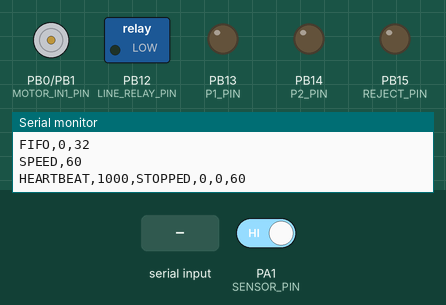
Simulated run of this sketch. Board: STM32 Blue Pill. On the bench: motor-driver pin pairs drawn as motors (green arrow = first pin HIGH = forward, orange = second pin HIGH = backward, longer = more drive, scaled by the enable pin), switched loads named in the sketch (green lamp = pin HIGH), output pins drawn as LEDs (lit = HIGH), the last lines printed to the serial monitor. The inputs (shaded band) are chosen by the test bench; at power-on: PA1 (SENSOR_PIN) HIGH.

Above: at 1.3 s.
1.4 s: "START\n" received over Serial
At 2.5 s:
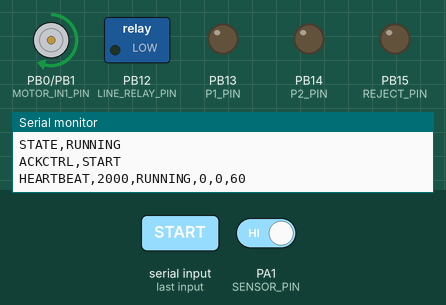
4.4 s: "STOP\n" received over Serial
At 4.8 s:
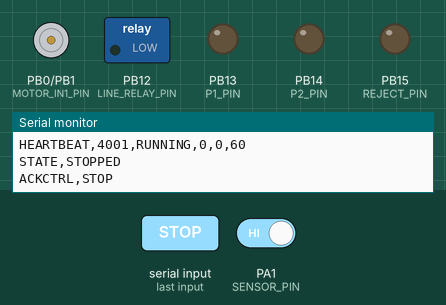
Timing chart, 0 to 7.4 s (numbered marks = the images above; inputs shaded):
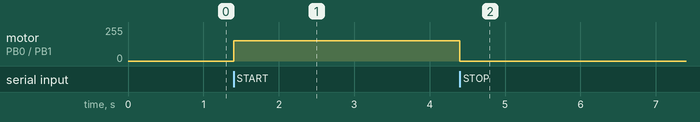

The sketch:

mcu_fifo_example.ino
```cpp
// Firmware tham khảo cho STM32F103 (Arduino STM32 core).
// Đổi chân theo PCB thật. Thử bằng LED và ngắt nguồn khí nén trước khi đấu van.

#include <Arduino.h>

const uint32_t SERIAL_BAUD = 115200;

// Sơ đồ chân gợi ý cho Blue Pill STM32F103C8T6.
const uint32_t SENSOR_PIN = PA1;       // Cảm biến hồng ngoại, active LOW
const uint32_t MOTOR_PWM_PIN = PA0;    // ENA L298N, chân có PWM
const uint32_t MOTOR_IN1_PIN = PB0;
const uint32_t MOTOR_IN2_PIN = PB1;
const uint32_t LINE_RELAY_PIN = PB12;  // Relay cấp phép van/khí nén
const uint32_t P1_PIN = PB13;
const uint32_t P2_PIN = PB14;
const uint32_t REJECT_PIN = PB15;

const uint32_t PISTON_PULSE_MS = 250;
const uint32_t HEARTBEAT_MS = 1000;
const uint32_t SENSOR_DEBOUNCE_MS = 60;
const uint8_t QUEUE_CAPACITY = 32;
const uint8_t DEFAULT_SPEED_PERCENT = 60;

struct Job {
  uint32_t eventId;
  char route[16];
  // Nội dung QR UTF-8 được PC mã hóa Base64 URL-safe, tối đa 72 byte gốc.
  char qrBase64[97];
};

Job jobs[QUEUE_CAPACITY];
uint8_t queueHead = 0;
uint8_t queueTail = 0;
uint8_t queueCount = 0;

uint32_t recentIds[QUEUE_CAPACITY] = {0};
uint8_t recentIndex = 0;

char inputLine[192];
uint16_t inputLength = 0;
bool systemRunning = false;
bool previousSensorState = HIGH;
bool rawSensorState = HIGH;
uint32_t sensorChangedAt = 0;
uint8_t motorSpeedPercent = DEFAULT_SPEED_PERCENT;

int activePistonPin = -1;
uint32_t activeEventId = 0;
uint32_t pistonOffAt = 0;
uint32_t lastHeartbeatAt = 0;

void sendState() {
  Serial.print("STATE,");
  Serial.println(systemRunning ? "RUNNING" : "STOPPED");
}

void sendSensor() {
  Serial.print("SENSOR,");
  Serial.println(previousSensorState == LOW ? 1 : 0);
}

void sendFifo() {
  Serial.print("FIFO,");
  Serial.print(queueCount);
  Serial.print(',');
  Serial.println(QUEUE_CAPACITY);
}

void sendSpeed() {
  Serial.print("SPEED,");
  Serial.println(motorSpeedPercent);
}

void sendStatus(const char *status, uint32_t eventId) {
  Serial.print(status);
  Serial.print(',');
  Serial.println(eventId);
}

void applyMotor() {
  if (!systemRunning || motorSpeedPercent == 0) {
    analogWrite(MOTOR_PWM_PIN, 0);
    digitalWrite(MOTOR_IN1_PIN, LOW);
    digitalWrite(MOTOR_IN2_PIN, LOW);
    return;
  }
  digitalWrite(MOTOR_IN1_PIN, HIGH);
  digitalWrite(MOTOR_IN2_PIN, LOW);
  analogWrite(MOTOR_PWM_PIN, map(motorSpeedPercent, 0, 100, 0, 255));
}

void allActuatorsOff() {
  digitalWrite(P1_PIN, LOW);
  digitalWrite(P2_PIN, LOW);
  digitalWrite(REJECT_PIN, LOW);
  digitalWrite(LINE_RELAY_PIN, LOW);
  activePistonPin = -1;
  activeEventId = 0;
}

bool wasSeen(uint32_t eventId) {
  for (uint8_t i = 0; i < QUEUE_CAPACITY; i++) {
    if (recentIds[i] == eventId) return true;
  }
  return false;
}

void rememberId(uint32_t eventId) {
  recentIds[recentIndex] = eventId;
  recentIndex = (recentIndex + 1) % QUEUE_CAPACITY;
}

bool enqueueJob(uint32_t eventId, const char *route, const char *qrBase64) {
  if (queueCount >= QUEUE_CAPACITY) return false;
  Job &job = jobs[queueTail];
  job.eventId = eventId;
  strncpy(job.route, route, sizeof(job.route) - 1);
  job.route[sizeof(job.route) - 1] = '\0';
  strncpy(job.qrBase64, qrBase64, sizeof(job.qrBase64) - 1);
  job.qrBase64[sizeof(job.qrBase64) - 1] = '\0';
  queueTail = (queueTail + 1) % QUEUE_CAPACITY;
  queueCount++;
  return true;
}

bool dequeueJob(Job &job) {
  if (queueCount == 0) return false;
  job = jobs[queueHead];
  queueHead = (queueHead + 1) % QUEUE_CAPACITY;
  queueCount--;
  return true;
}

int pinForRoute(const char *route) {
  if (strcmp(route, "P1") == 0) return P1_PIN;
  if (strcmp(route, "P2") == 0) return P2_PIN;
  if (strcmp(route, "REJECT") == 0) return REJECT_PIN;
  if (strcmp(route, "HOLD") == 0) return -2;
  return -1;
}

void reportAllStatus() {
  sendState();
  sendSensor();
  sendFifo();
  sendSpeed();
}

void stopSystem() {
  systemRunning = false;
  applyMotor();
  if (activeEventId != 0) {
    Serial.print("ERR,");
    Serial.print(activeEventId);
    Serial.println(",STOPPED_DURING_ACTUATION");
  }
  allActuatorsOff();
  sendState();
  Serial.println("ACKCTRL,STOP");
}

void handleQueueCommand(char *idText, char *route, char *qrBase64) {
  if (!idText || !route || !qrBase64) {
    Serial.println("ERR,0,BAD_QUEUE_FORMAT");
    return;
  }

  uint32_t eventId = strtoul(idText, nullptr, 10);
  if (eventId == 0) {
    Serial.println("ERR,0,BAD_EVENT_ID");
    return;
  }
  if (wasSeen(eventId)) {
    sendStatus("ACK", eventId);
    sendFifo();
    return;
  }
  if (pinForRoute(route) == -1) {
    Serial.print("ERR,");
    Serial.print(eventId);
    Serial.println(",NO_ROUTE");
    return;
  }
  if (!enqueueJob(eventId, route, qrBase64)) {
    Serial.print("ERR,");
    Serial.print(eventId);
    Serial.println(",QUEUE_FULL");
    return;
  }

  rememberId(eventId);
  sendStatus("ACK", eventId);
  sendFifo();
}

void handleCommand(char *line) {
  char *command = strtok(line, ",");
  if (!command) return;

  if (strcmp(command, "HELLO") == 0) {
    Serial.println("READY");
    reportAllStatus();
  } else if (strcmp(command, "QUEUE") == 0) {
    char *idText = strtok(nullptr, ",");
    char *route = strtok(nullptr, ",");
    char *qrBase64 = strtok(nullptr, ",");
    handleQueueCommand(idText, route, qrBase64);
  } else if (strcmp(command, "START") == 0) {
    systemRunning = true;
    applyMotor();
    sendState();
    Serial.println("ACKCTRL,START");
  } else if (strcmp(command, "STOP") == 0) {
    stopSystem();
  } else if (strcmp(command, "SPEED") == 0) {
    char *valueText = strtok(nullptr, ",");
    if (!valueText) {
      Serial.println("ERR,0,BAD_SPEED");
      return;
    }
    int value = atoi(valueText);
    if (value < 0 || value > 100) {
      Serial.println("ERR,0,BAD_SPEED");
      return;
    }
    motorSpeedPercent = (uint8_t)value;
    applyMotor();
    sendSpeed();
    Serial.println("ACKCTRL,SPEED");
  } else if (strcmp(command, "GET_STATUS") == 0) {
    reportAllStatus();
  } else {
    Serial.println("ERR,0,BAD_COMMAND");
  }
}

void readSerialCommands() {
  while (Serial.available() > 0) {
    char value = (char)Serial.read();
    if (value == '\n') {
      inputLine[inputLength] = '\0';
      if (inputLength > 0) handleCommand(inputLine);
      inputLength = 0;
    } else if (value != '\r') {
      if (inputLength < sizeof(inputLine) - 1) {
        inputLine[inputLength++] = value;
      } else {
        inputLength = 0;
        Serial.println("ERR,0,LINE_TOO_LONG");
      }
    }
  }
}

void processPistonTimeout() {
  if (activePistonPin >= 0 && (int32_t)(millis() - pistonOffAt) >= 0) {
    digitalWrite(activePistonPin, LOW);
    digitalWrite(LINE_RELAY_PIN, LOW);
    sendStatus("DONE", activeEventId);
    activePistonPin = -1;
    activeEventId = 0;
  }
}

void processSensor() {
  bool sample = digitalRead(SENSOR_PIN);
  if (sample != rawSensorState) {
    rawSensorState = sample;
    sensorChangedAt = millis();
  }
  if (rawSensorState == previousSensorState || millis() - sensorChangedAt < SENSOR_DEBOUNCE_MS) {
    return;
  }

  bool oldSensorState = previousSensorState;
  previousSensorState = rawSensorState;
  sendSensor();
  bool fallingEdge = oldSensorState == HIGH && previousSensorState == LOW;

  if (!systemRunning || !fallingEdge || activePistonPin >= 0) return;

  Job job;
  if (!dequeueJob(job)) {
    Serial.println("ERR,0,SENSOR_WITH_EMPTY_QUEUE");
    return;
  }
  sendFifo();

  int pin = pinForRoute(job.route);
  if (pin == -2) {
    sendStatus("DONE", job.eventId);
    return;
  }
  if (pin < 0) {
    Serial.print("ERR,");
    Serial.print(job.eventId);
    Serial.println(",NO_ROUTE");
    return;
  }

  activePistonPin = pin;
  activeEventId = job.eventId;
  Serial.print("ACTIVE,");
  Serial.print(job.eventId);
  Serial.print(',');
  Serial.println(job.route);
  digitalWrite(LINE_RELAY_PIN, HIGH);
  digitalWrite(activePistonPin, HIGH);
  pistonOffAt = millis() + PISTON_PULSE_MS;
}

void sendHeartbeat() {
  if (millis() - lastHeartbeatAt < HEARTBEAT_MS) return;
  lastHeartbeatAt = millis();
  Serial.print("HEARTBEAT,");
  Serial.print(millis());
  Serial.print(',');
  Serial.print(systemRunning ? "RUNNING" : "STOPPED");
  Serial.print(',');
  Serial.print(previousSensorState == LOW ? 1 : 0);
  Serial.print(',');
  Serial.print(queueCount);
  Serial.print(',');
  Serial.println(motorSpeedPercent);
}

void setup() {
  pinMode(SENSOR_PIN, INPUT_PULLUP);
  pinMode(MOTOR_PWM_PIN, OUTPUT);
  pinMode(MOTOR_IN1_PIN, OUTPUT);
  pinMode(MOTOR_IN2_PIN, OUTPUT);
  pinMode(LINE_RELAY_PIN, OUTPUT);
  pinMode(P1_PIN, OUTPUT);
  pinMode(P2_PIN, OUTPUT);
  pinMode(REJECT_PIN, OUTPUT);

  applyMotor();
  allActuatorsOff();
  previousSensorState = digitalRead(SENSOR_PIN);
  rawSensorState = previousSensorState;

  Serial.begin(SERIAL_BAUD);
  delay(100);
  Serial.println("READY");
  reportAllStatus();
}

void loop() {
  readSerialCommands();
  processPistonTimeout();
  processSensor();
  sendHeartbeat();
}
```

Measured:
- after the input at 1.4 s, motor on PB0 (MOTOR_IN1_PIN) / PB1 (MOTOR_IN2_PIN): stopped → forward 153/255 at once
- after the input at 4.4 s, motor on PB0 (MOTOR_IN1_PIN) / PB1 (MOTOR_IN2_PIN): forward 153/255 → stopped at once
